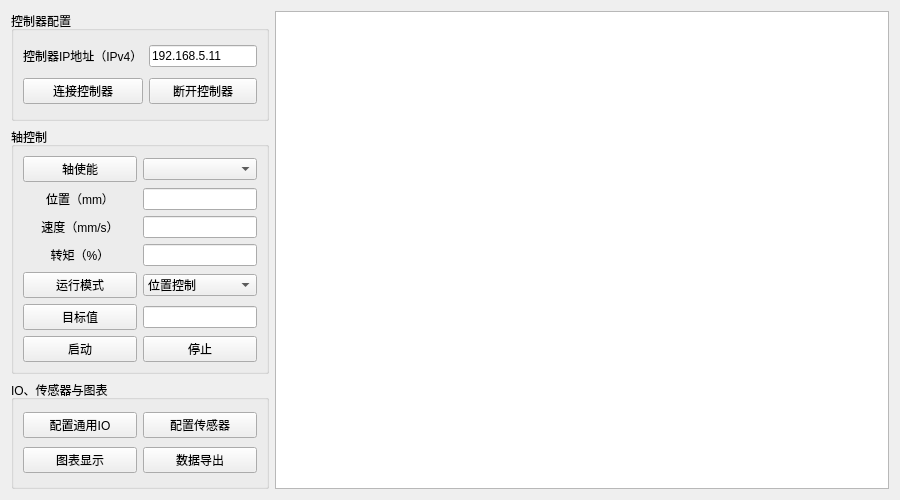
<?xml version="1.0" encoding="UTF-8"?>
<ui version="4.0">
 <class>MotionCtrlWidget</class>
 <widget class="QWidget" name="MotionCtrlWidget">
  <property name="geometry">
   <rect>
    <x>0</x>
    <y>0</y>
    <width>900</width>
    <height>500</height>
   </rect>
  </property>
  <property name="minimumSize">
   <size>
    <width>900</width>
    <height>500</height>
   </size>
  </property>
  <property name="windowTitle">
   <string>超声塑化注塑机</string>
  </property>
  <property name="windowIcon">
   <iconset resource="img.qrc">
    <normaloff>:/icon/images/LTM.ico</normaloff>:/icon/images/LTM.ico</iconset>
  </property>
  <layout class="QGridLayout" name="gridLayout_4" rowstretch="1,2,1" columnstretch="0,3">
   <item row="0" column="0">
    <widget class="QGroupBox" name="groupBox">
     <property name="title">
      <string>控制器配置</string>
     </property>
     <layout class="QGridLayout" name="gridLayout" columnstretch="1,1">
      <item row="0" column="0">
       <widget class="QLabel" name="label">
        <property name="text">
         <string>控制器IP地址（IPv4）</string>
        </property>
       </widget>
      </item>
      <item row="0" column="1">
       <widget class="QLineEdit" name="editIP">
        <property name="text">
         <string>192.168.5.11</string>
        </property>
       </widget>
      </item>
      <item row="1" column="0">
       <widget class="QPushButton" name="btnConnect">
        <property name="text">
         <string>连接控制器</string>
        </property>
       </widget>
      </item>
      <item row="1" column="1">
       <widget class="QPushButton" name="btnDisCon">
        <property name="text">
         <string>断开控制器</string>
        </property>
       </widget>
      </item>
     </layout>
    </widget>
   </item>
   <item row="0" column="1" rowspan="3">
    <widget class="ChartView" name="chartView"/>
   </item>
   <item row="1" column="0">
    <widget class="QGroupBox" name="axisCtrl">
     <property name="sizePolicy">
      <sizepolicy hsizetype="Preferred" vsizetype="Preferred">
       <horstretch>0</horstretch>
       <verstretch>0</verstretch>
      </sizepolicy>
     </property>
     <property name="maximumSize">
      <size>
       <width>500</width>
       <height>600</height>
      </size>
     </property>
     <property name="title">
      <string>轴控制</string>
     </property>
     <layout class="QGridLayout" name="gridLayout_2" columnstretch="1,1">
      <item row="0" column="0">
       <widget class="QPushButton" name="btnEnableAxis">
        <property name="sizePolicy">
         <sizepolicy hsizetype="Preferred" vsizetype="Preferred">
          <horstretch>0</horstretch>
          <verstretch>0</verstretch>
         </sizepolicy>
        </property>
        <property name="text">
         <string>轴使能</string>
        </property>
       </widget>
      </item>
      <item row="0" column="1">
       <widget class="QComboBox" name="comboAxis">
        <property name="sizePolicy">
         <sizepolicy hsizetype="Preferred" vsizetype="Fixed">
          <horstretch>0</horstretch>
          <verstretch>0</verstretch>
         </sizepolicy>
        </property>
       </widget>
      </item>
      <item row="1" column="0">
       <widget class="QLabel" name="label_6">
        <property name="text">
         <string>位置（mm）</string>
        </property>
        <property name="alignment">
         <set>Qt::AlignmentFlag::AlignCenter</set>
        </property>
       </widget>
      </item>
      <item row="1" column="1">
       <widget class="QLineEdit" name="editPos">
        <property name="sizePolicy">
         <sizepolicy hsizetype="Preferred" vsizetype="Fixed">
          <horstretch>0</horstretch>
          <verstretch>0</verstretch>
         </sizepolicy>
        </property>
       </widget>
      </item>
      <item row="2" column="0">
       <widget class="QLabel" name="label_4">
        <property name="text">
         <string>速度（mm/s）</string>
        </property>
        <property name="alignment">
         <set>Qt::AlignmentFlag::AlignCenter</set>
        </property>
       </widget>
      </item>
      <item row="2" column="1">
       <widget class="QLineEdit" name="editVel">
        <property name="sizePolicy">
         <sizepolicy hsizetype="Preferred" vsizetype="Fixed">
          <horstretch>0</horstretch>
          <verstretch>0</verstretch>
         </sizepolicy>
        </property>
       </widget>
      </item>
      <item row="3" column="0">
       <widget class="QLabel" name="label_5">
        <property name="text">
         <string>转矩（%）</string>
        </property>
        <property name="alignment">
         <set>Qt::AlignmentFlag::AlignCenter</set>
        </property>
       </widget>
      </item>
      <item row="3" column="1">
       <widget class="QLineEdit" name="editTorque">
        <property name="sizePolicy">
         <sizepolicy hsizetype="Preferred" vsizetype="Fixed">
          <horstretch>0</horstretch>
          <verstretch>0</verstretch>
         </sizepolicy>
        </property>
       </widget>
      </item>
      <item row="4" column="0">
       <widget class="QPushButton" name="btnMode">
        <property name="sizePolicy">
         <sizepolicy hsizetype="Preferred" vsizetype="Preferred">
          <horstretch>0</horstretch>
          <verstretch>0</verstretch>
         </sizepolicy>
        </property>
        <property name="text">
         <string>运行模式</string>
        </property>
       </widget>
      </item>
      <item row="4" column="1">
       <widget class="QComboBox" name="comboMode">
        <property name="sizePolicy">
         <sizepolicy hsizetype="Preferred" vsizetype="Fixed">
          <horstretch>0</horstretch>
          <verstretch>0</verstretch>
         </sizepolicy>
        </property>
        <property name="currentIndex">
         <number>0</number>
        </property>
        <item>
         <property name="text">
          <string>位置控制</string>
         </property>
        </item>
        <item>
         <property name="text">
          <string>速度控制</string>
         </property>
        </item>
        <item>
         <property name="text">
          <string>力矩控制</string>
         </property>
        </item>
       </widget>
      </item>
      <item row="5" column="0">
       <widget class="QPushButton" name="btnTarget">
        <property name="sizePolicy">
         <sizepolicy hsizetype="Preferred" vsizetype="Preferred">
          <horstretch>0</horstretch>
          <verstretch>0</verstretch>
         </sizepolicy>
        </property>
        <property name="text">
         <string>目标值</string>
        </property>
       </widget>
      </item>
      <item row="5" column="1">
       <widget class="QLineEdit" name="editTarget">
        <property name="sizePolicy">
         <sizepolicy hsizetype="Preferred" vsizetype="Fixed">
          <horstretch>0</horstretch>
          <verstretch>0</verstretch>
         </sizepolicy>
        </property>
       </widget>
      </item>
      <item row="6" column="0">
       <widget class="QPushButton" name="btnStart">
        <property name="sizePolicy">
         <sizepolicy hsizetype="Preferred" vsizetype="Preferred">
          <horstretch>0</horstretch>
          <verstretch>0</verstretch>
         </sizepolicy>
        </property>
        <property name="text">
         <string>启动</string>
        </property>
       </widget>
      </item>
      <item row="6" column="1">
       <widget class="QPushButton" name="btnStop">
        <property name="sizePolicy">
         <sizepolicy hsizetype="Preferred" vsizetype="Fixed">
          <horstretch>0</horstretch>
          <verstretch>0</verstretch>
         </sizepolicy>
        </property>
        <property name="text">
         <string>停止</string>
        </property>
       </widget>
      </item>
     </layout>
    </widget>
   </item>
   <item row="2" column="0">
    <widget class="QGroupBox" name="groupBox_3">
     <property name="title">
      <string>IO、传感器与图表</string>
     </property>
     <layout class="QGridLayout" name="gridLayout_3">
      <item row="0" column="1">
       <widget class="QPushButton" name="btnSensor">
        <property name="text">
         <string>配置传感器</string>
        </property>
       </widget>
      </item>
      <item row="0" column="0">
       <widget class="QPushButton" name="btnIO">
        <property name="text">
         <string>配置通用IO</string>
        </property>
       </widget>
      </item>
      <item row="1" column="0">
       <widget class="QPushButton" name="btnChart">
        <property name="text">
         <string>图表显示</string>
        </property>
       </widget>
      </item>
      <item row="1" column="1">
       <widget class="QPushButton" name="btnDataExport">
        <property name="text">
         <string>数据导出</string>
        </property>
       </widget>
      </item>
     </layout>
    </widget>
   </item>
  </layout>
 </widget>
 <customwidgets>
  <customwidget>
   <class>ChartView</class>
   <extends>QGraphicsView</extends>
   <header location="global">chart_view.h</header>
  </customwidget>
 </customwidgets>
 <resources>
  <include location="img.qrc"/>
 </resources>
 <connections/>
</ui>
